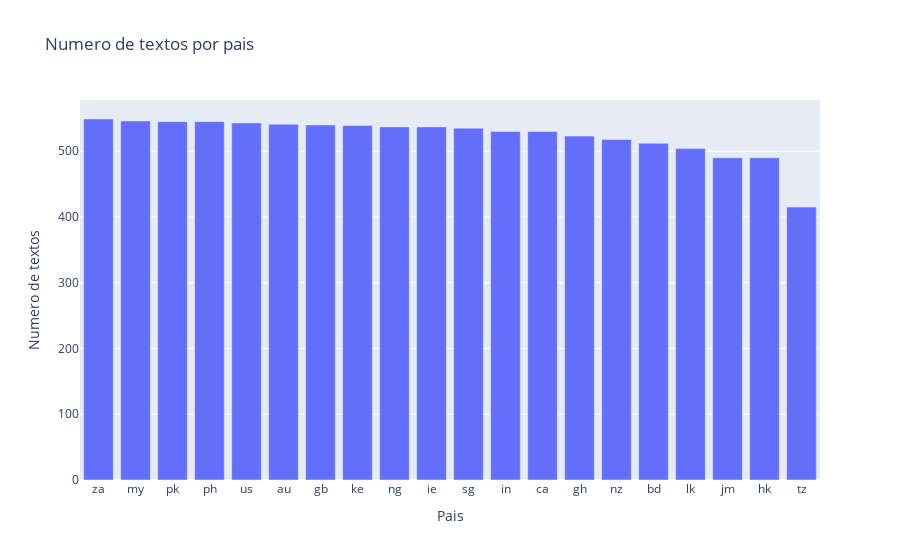

Notebook code cell kept with this figure:
### Code cell
conteo=task_1_train['country'].value_counts()
px.bar(x=conteo.index,y=conteo,
       title='Numero de textos por pais',
       labels={'y':'Numero de textos','x':'Pais'}
       )

### Figure 1 — Plotly figure (JSON) as saved in the notebook; plotly's stock layout.template omitted (floating-point values rounded to 4 significant figures)
{"data": [{"alignmentgroup": "True", "hovertemplate": "Pais=%{x}<br>Numero de textos=%{y}<extra></extra>", "legendgroup": "", "marker": {"color": "#636efa", "pattern": {"shape": ""}}, "name": "", "offsetgroup": "", "orientation": "v", "showlegend": false, "textposition": "auto", "type": "bar", "x": ["za", "my", "pk", "ph", "us", "au", "gb", "ke", "ng", "ie", "sg", "in", "ca", "gh", "nz", "bd", "lk", "jm", "hk", "tz"], "xaxis": "x", "y": [549, 546, 545, 545, 543, 541, 540, 539, 537, 537, 535, 530, 530, 523, 518, 512, 504, 490, 490, 415], "yaxis": "y"}], "layout": {"barmode": "relative", "legend": {"tracegroupgap": 0}, "title": {"text": "Numero de textos por pais"}, "xaxis": {"anchor": "y", "domain": [0, 1], "title": {"text": "Pais"}}, "yaxis": {"anchor": "x", "domain": [0, 1], "title": {"text": "Numero de textos"}}}}
